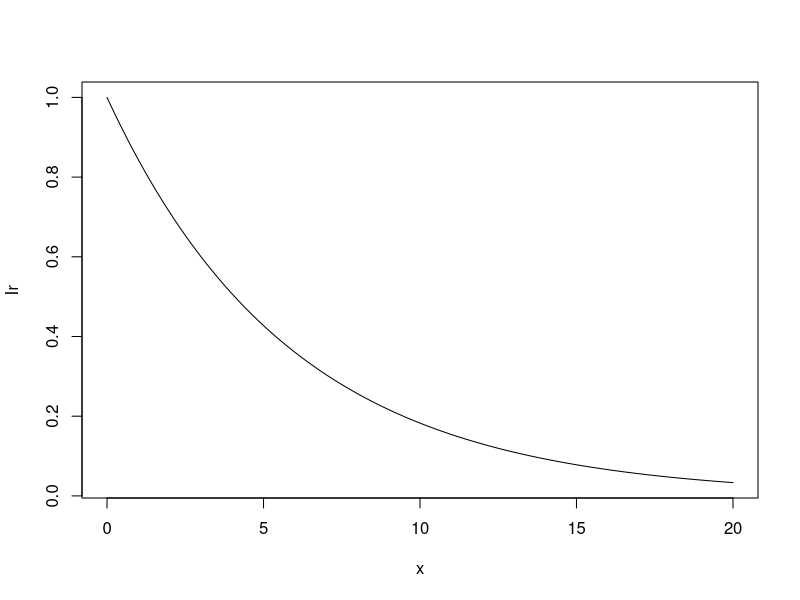
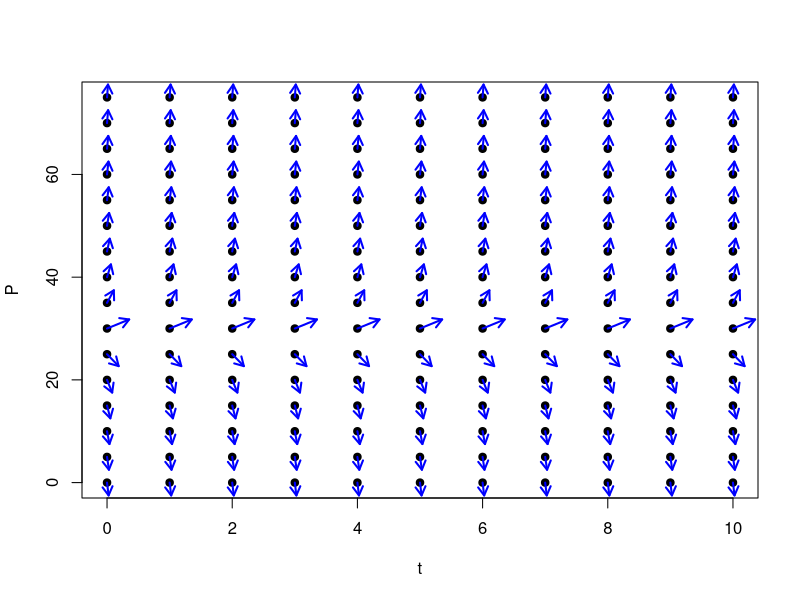
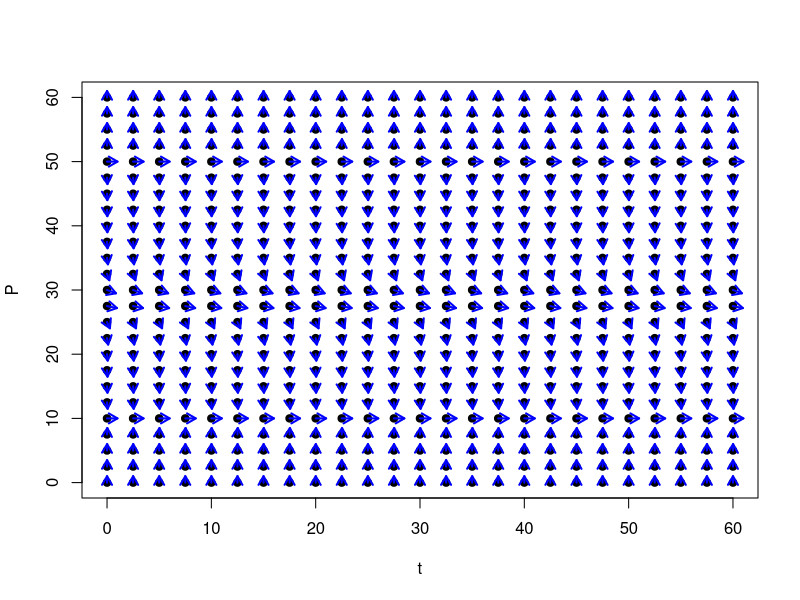
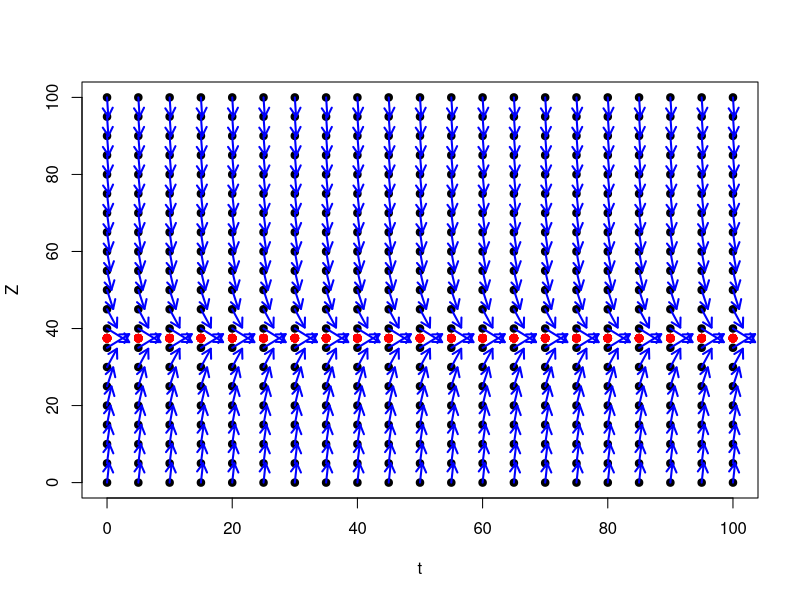
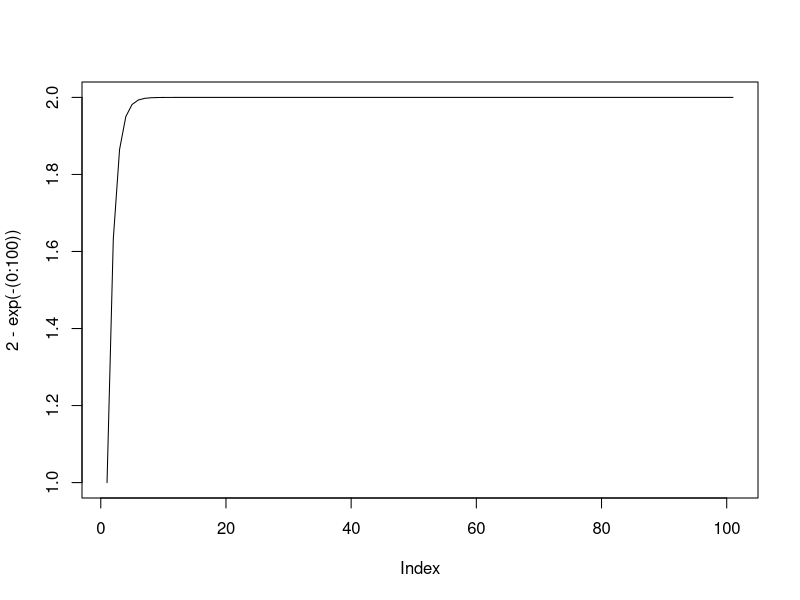
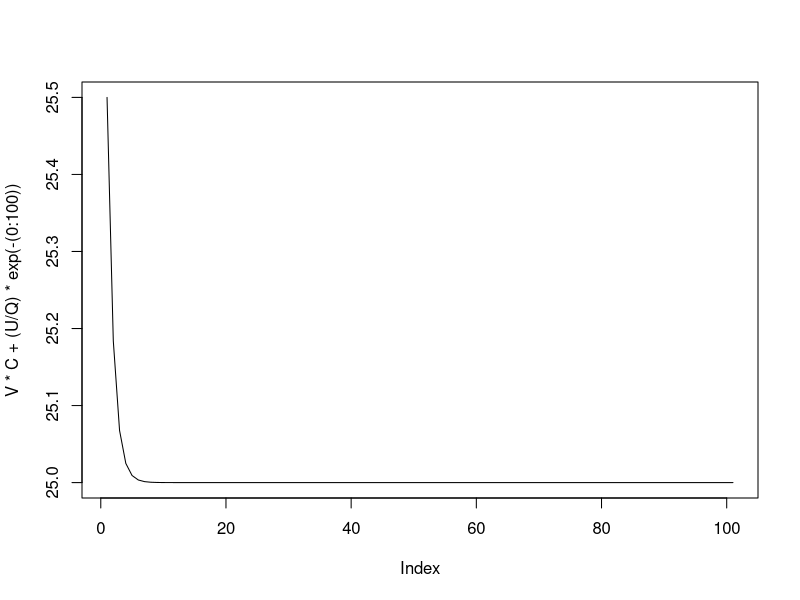
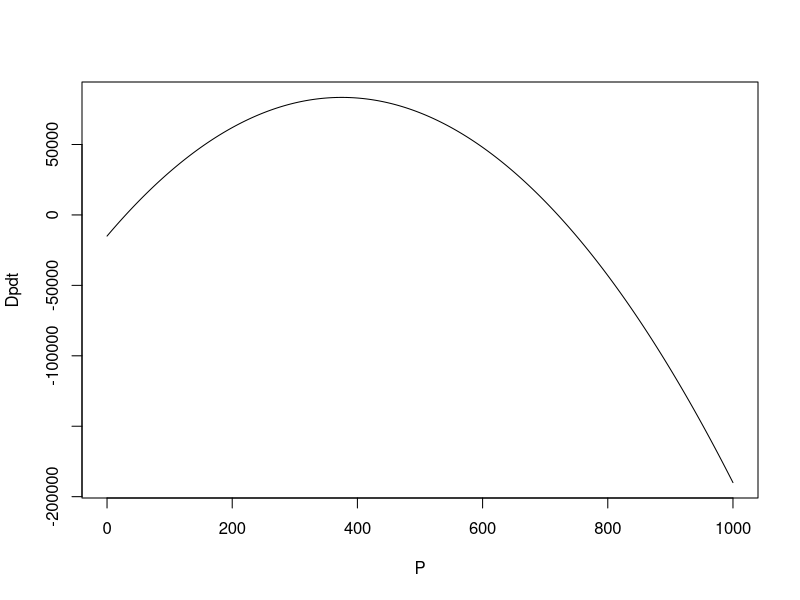
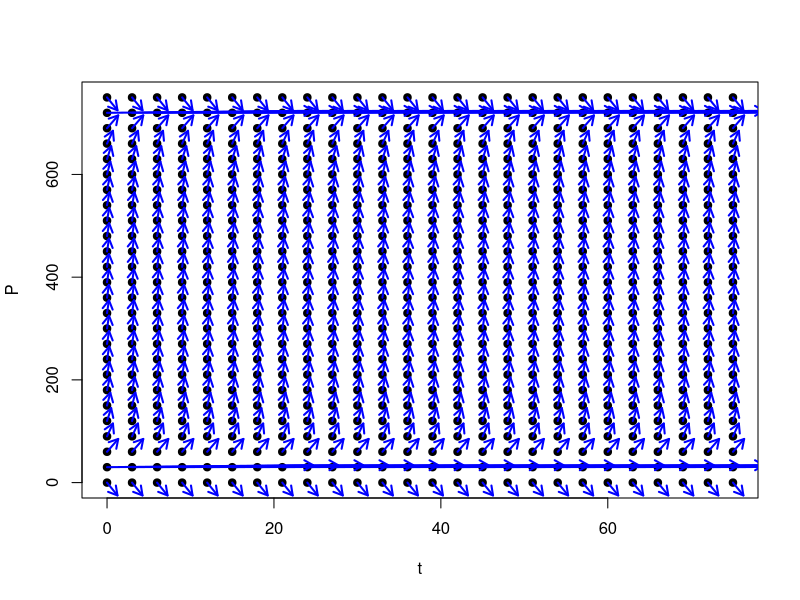

The R script that drew these images, in order: (Note: this script raises an error after producing the figures.)
## Week1

x = seq(0,20,0.01)
k = 0.17
Ir = exp(-k*x)
plot(x, Ir, type='l')

10*exp(k*5)

exp(k*5)^4
exp(k*20)

th <- seq(5,20,5)
spf <- c(9,15,22,30)
m <- lm(spf~th)

length <- 0.5
P <- seq(0, 75, 5)
t <- seq(0, 10, 1)
t_P <- expand.grid(t=t, P=P) 
angles <- atan(0.7*t_P$P-20) #atan2(0.7*t_P$P-20, t_P$t)
plot(t_P, pch=19)
arrows(t_P$t, t_P$P, t_P$t+length*cos(angles), t_P$P+5*length*sin(angles), 
       length=0.1, lwd=2, col="blue")

length <- 1
P <- seq(0, 60, 2.5)
t <- seq(0, 60, 2.5)
t_P <- expand.grid(t=t, P=P) 
angles <- atan(0.15*(0.7*t_P$P-20)^2*(t_P$P/10-5)*(t_P$P/10-1)) #atan2(0.7*t_P$P-20, t_P$t)
plot(t_P, pch=19)
arrows(t_P$t, t_P$P, t_P$t+length*cos(angles), t_P$P+length*sin(angles), 
       length=0.1, lwd=2, col="blue")

length <- 5
Z <- seq(0, 100, 5)
t <- seq(0, 100, 5)
V <- 25
C <- 1
Q <- 10
U <- 5
Ze <- V*(C+U/Q)
t_Z <- expand.grid(t=t, Z=Z) 
angles <- atan((-Q/V)*t_Z$Z+C*Q+U) #atan2(0.7*t_P$P-20, t_P$t)
plot(t_Z, pch=19)
arrows(t_Z$t, t_Z$Z, t_Z$t+length*cos(angles), t_Z$Z+length*sin(angles), 
       length=0.1, lwd=2, col="blue")
points(t_Z$t, rep(Ze, length(t_Z$t)), col='red', pch=19)

plot(2-exp(-(0:100)), type='l')

plot(V*C+(U/Q)*exp(-(0:100)), type='l')

polyroot(c(15000,-525,0.7)) #uniroot

P <- seq(0, 1000, 0.1)
Dpdt <- 0.7*P*(750-P)-15000
plot(P, Dpdt, type='l')

length <- 25 #5
t <- seq(0, 75, 3)
P <- seq(0, 750, 30) #P(0)
t_P <- expand.grid(t=t, P=P) 
Dpdt <- 0.7*t_P$P*(1-t_P$P/750)-20
angles <- atan(Dpdt) #atan2(0.7*t_P$P-20, t_P$t)
plot(t_P, pch=19)
arrows(t_P$t, t_P$P, t_P$t+length*cos(angles), t_P$P+length*sin(angles), 
       length=0.1, lwd=2, col="blue")


integrate(function(P) 1/(0.7*P*(1-P/750)-20), 30, 720)

length <- 0.5
k <- 1/5
t <- seq(0, 1000, length=50)
P <- seq(0.02, 1, length=50)
t_P <- expand.grid(t=t, P=P) 
angles <- atan(k*t_P$P*(1-t_P$P))
plot(t_P, pch=19)
arrows(t_P$t, t_P$P, t_P$t+length*cos(angles), t_P$P+22*length*sin(angles), 
       length=0.1, lwd=2, col="blue")

t <- seq(0, 200, 0.1)
X <- 1/(1+49*exp(-k*t))
plot(t, X, type='l')

0.7*30*(1-30/750)-20 # f(0,P)
30 + 7*(0.7*30*(1-30/750)-20) # P(7) 
31.12 + 7*(0.7*31.12*(1-31.12/750)-20) # P(14) = P(7) + dt* f(7,P) 

P <- 30
t <- 0
Ps <- c(P)
ts <- c(t)
dt <- 1
while (t <= 50) {
  print(paste(t, P))
  dPdt <- dt*(0.7*P*(1-P/750)-20)
  P <- P + dPdt  
  t <- t + dt
  Ps <- c(Ps, P)
  ts <- c(ts, t)
}
plot(ts, Ps, pch=19, main='Euler Method', xlab='Time', ylab='Population', col='red')
lines(ts, Ps, col='blue', lwd=2)
grid(10,10)

#integrate(function(P) 1/(0.7*P*(1-P/700)-20), 30, 720,subdivisions=10000000L)
integrate(function(P) 1000/(P*(700-P)-20000), 30, 670,subdivisions=10000000L) + 
  integrate(function(P) 1000/(P*(700-P)-20000), 670.2, 720)#,subdivisions=10000000L)

## Week3
F <- function(X) {
  return (data.frame(P=0.7*X$P-0.007*X$P^2-0.04*X$P*X$G, 0.008*X$P*X$G-0.25*X$G)) 
}

t <- 0
del_t <- 1/8 #1
X_t <- data.frame(P=20, G=5)
X <- X_t
print(cbind(t, X_t))
while (t <= 100) {
  X_t <- X_t + del_t * F(X_t)
  t <- t + del_t
  X <- rbind(X, X_t)
  print(cbind(t, X_t))
}
X$t <- 0:(nrow(X)-1)
library(ggplot2)
ggplot(X, aes(P, G)) + geom_point(col='blue') + xlim(c(0,70)) + ylim(c(0,20)) + theme_bw()
#library(reshape2)
#df <- melt(X, id='t')
library(tidyr)
X %>% gather(variable, value, -t) %>% ggplot(aes(t, value, col=variable)) + geom_point() + geom_line() + facet_wrap(~variable, scales = 'free_y', ncol = 1)
colMeans(X)
X %>% summarise(P=max(P))
X[which(X$P==max(X$P)),]
X[which(X$G==max(X$G)),]

#X$t <- X$t/8
#res <- nls(P ~ A+B*exp(-mu*t)*sin(w*(t-phi)),
#                 data = X,
#                 start = list(A = 31, B = 10, 
#                              mu = 1, #1/100, 
#                              w = 2*pi/10, phi = -pi/2),
#                 algorithm = "plinear") #"port")
#res

20
2*pi/20

w <- 0.03936
2*pi/w

P <- 31 # at inf
G <- 12 # at inf
alpha <- 0.7*P*(1-P/100) / (P*G)
0.7*P*(1-P/100) # per day eaten
0.7*P*(1-P/100) / G

w <- NULL
del_t <- 1
while (del_t >= 1/2^5) {
  t <- 0
  X_t <- data.frame(P=20, G=5)
  while (t < 6) {
    X_t <- X_t + del_t * F(X_t)
    t <- t + del_t
  }
  w <- rbind(w, data.frame(dt=del_t, wdt=X_t[1]))
  del_t <- del_t / 2
}
abs(w$P -lag(w$P,1))

for (del_t in c(1/8, 1/4)) {
  t <- 0
  X_t <- data.frame(P=20, G=5)
  X <- X_t
  while (t < 10) {
    X_t <- X_t + del_t * F(X_t)
    t <- t + del_t
    X <- rbind(X, X_t)
  }
  print(t)
  print(del_t)
  print(X_t)
}

w <- NULL
del_t <- 1
while (del_t >= 1/2^5) {
  t <- 0
  X_t <- data.frame(P=20, G=5)
  while (t < 12) {
    X_t <- X_t + del_t * F(X_t)
    t <- t + del_t
  }
  w <- rbind(w, data.frame(dt=del_t, wdt=X_t[2]))
  del_t <- del_t / 2
}
abs(w$G -lag(w$G,1))

solve(matrix(c(1/100,4/70,8/250,0), ncol=2, byrow=TRUE), matrix(rep(1,2),nrow=2))

beta <- 0.008
alpha <- 0.04
#-(0.007/(4*beta))/2
#(0.007/(4*beta))^2 + 4*((0.7/4)*(1-0.01/(4*beta)))
A <- -(0.007/(4*beta))
B <- -alpha / (4*beta)
C <- 0.7*beta*(1-1/(400*beta))/alpha
A/2
A^2 + 4*B*C
(0.007/(4*beta))^2  + 0.007/(4*beta) - 0.7
0.007/(4*(sqrt(0.95)-1/2))

del_t <- 1
while (del_t >= 10^-3) {
  t <- 0
  X_t <- data.frame(V=0, I=0)
  X <- X_t
  while (t < 10) {
    X_t <- X_t + del_t * F(X_t)
    t <- t + del_t
    X <- rbind(X, X_t)
  }
  X$t <- 0:(nrow(X)-1)
  X %>% gather(variable, value, -t) %>% ggplot(aes(t, value, col=variable)) + 
    geom_point() + geom_line() + facet_wrap(~variable, scales = 'free_y', ncol = 1) +
    ggtitle(paste('del_t', del_t))
  print(cbind(del_t, t*del_t, X_t))
  del_t <- del_t / 10
}

C1 <- 0.633 # 0.5
R <- 5 #4 #3 #2.46094#2.421879 #2.34375 #2.1875 #1.875 #1.25 #2.5 #5 #10 #0.1
F <- function(X) {
  return (data.frame(V=X$I/C1, I=5/4-R*X$I/4-X$V/4)) 
}

del_t <- 0.001 #0.002 #0.001 #0.02 #0.01
t <- 0
X_t <- data.frame(V=0, I=0)
X <- X_t
X <- as.data.frame(matrix(rep(0,50/0.001), ncol=2))
names(X) <- c('V', 'I')
i <- 2
while (t < 50) { #2.2) {
  X_t <- X_t + del_t * F(X_t)
  t <- t + del_t
  X[i,] <- X_t
  i <- i + 1
  #X <- rbind(X, X_t)
}
X$t <- (0:(nrow(X)-1)) * del_t
tail(X)
X %>% gather(variable, value, -t) %>% ggplot(aes(t, value, col=variable)) + 
  geom_point() + geom_line() + facet_wrap(~variable, scales = 'free_y', ncol = 1) +
  scale_x_continuous(breaks=seq(0,50,1))
  ggtitle(paste('del_t', del_t))
print(cbind(del_t, t*del_t, X_t))

# 1.720827 - 1.721773

C1 <- 0.633 # 0.5
R <- 0.0 
F <- function(X) {
  return (data.frame(V=X$I/C1, I=5/4-R*X$I/4-X$V/4)) 
}

del_t <- 0.01 #0.001 #0.002 #0.001 #0.02 #0.01
t <- 0
X_t <- data.frame(V=0, I=0)
X <- X_t
X <- as.data.frame(matrix(rep(0,1000/0.01), ncol=2)) #1000
names(X) <- c('V', 'I')
i <- 2
while (t < 1000) { #2.2) { # 1000
  X_t <- X_t + del_t * F(X_t)
  t <- t + del_t
  X[i,] <- X_t
  i <- i + 1
  #X <- rbind(X, X_t)
  #if (t %% 10 == 0) {
  #  print(t)
  #}
}
X$t <- (0:(nrow(X)-1)) * del_t
tail(X)
X %>% gather(variable, value, -t) %>% ggplot(aes(t, value, col=variable)) + 
  geom_point() + geom_line() + facet_wrap(~variable, scales = 'free_y', ncol = 1)# +
#  scale_x_continuous(breaks=seq(0,50,1))
ggtitle(paste('del_t', del_t))
print(cbind(del_t, t*del_t, X_t))

# 1.720827 - 1.721773

P <- 31.25 #0
G <- 12.03 #0
alpha <- 1 #0.04
beta <- 2 #0.008
J <- matrix(c(0.7-0.014*P-0.04*G,-alpha*P, 0.008*G, beta*P-0.25), ncol=2, byrow=TRUE)
eigen(J)

R <- 0.1
L <- 4 * 10^(-9)
C <- 0.5 * 10^(-9)
VB <- 5
lambda_re <- -R/(2*L)
lambda_im <- sqrt(R^2/L^2 - 4 / (L*C)) / 2
lambda_re / 10^9
2*pi*sqrt(2)

C <- 4 / (L*((2*pi/5)^2*10^18-R^2/L^2))

R <- 10
C <- 0.633 * 10^(-9)
lambda_r <- -R/(2*L)
lambda_ir <- sqrt(R^2/L^2 - 4 / (L*C)) / 2
lambda_re / 10^9
lambda_ir / 10^9

R <- sqrt(4*L/C)
